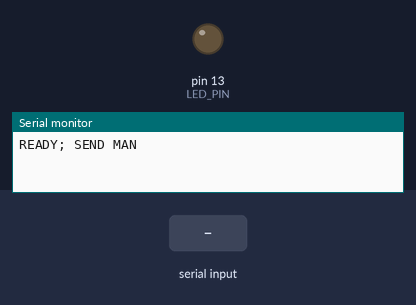
This sketch was run on a simulated Arduino Mega 2560, built with avr-gcc and run on an emulated ATmega2560. Parts: output pins drawn as LEDs (lit = HIGH), the last lines printed to the serial monitor. The test bench sets the inputs (shaded band).

Above: at 1.2 s.
1.3 s: "LEDON\n" received over Serial
At 2.5 s:
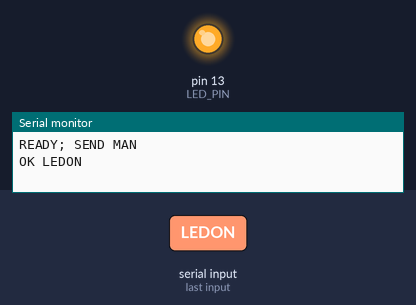
2.8 s: "LEDOFF\n" received over Serial
At 3.6 s:
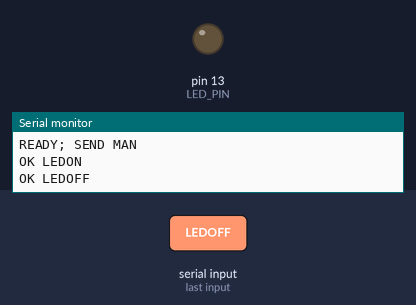
Timing chart, 0 to 5.8 s (numbered marks = the images above; inputs shaded):
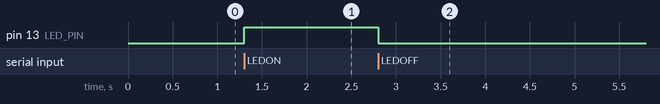

The sketch:

arduino_mega_led_agent.ino
```cpp
const uint8_t LED_PIN = 13;

String commandBuffer;

void printManual() {
  Serial.println(F("MAN-BEGIN"));
  Serial.println(F("DEVICE: Arduino Mega LED controller"));
  Serial.println(F("BAUD: 115200"));
  Serial.println(F("OUTPUT: built-in LED on digital pin 13"));
  Serial.println(F("COMMAND LEDON: set pin 13 HIGH and turn the LED on"));
  Serial.println(F("COMMAND LEDOFF: set pin 13 LOW and turn the LED off"));
  Serial.println(F("COMMAND MAN: return this firmware operation manual"));
  Serial.println(F("RULE: commands are case-insensitive and end with LF or CRLF"));
  Serial.println(F("RESPONSE LEDON: OK LEDON"));
  Serial.println(F("RESPONSE LEDOFF: OK LEDOFF"));
  Serial.println(F("RESPONSE UNKNOWN: ERROR UNKNOWN COMMAND; USE MAN"));
  Serial.println(F("MAN-END"));
}

void executeCommand(String command) {
  command.trim();
  command.toUpperCase();

  if (command == "LEDON") {
    digitalWrite(LED_PIN, HIGH);
    Serial.println(F("OK LEDON"));
  } else if (command == "LEDOFF") {
    digitalWrite(LED_PIN, LOW);
    Serial.println(F("OK LEDOFF"));
  } else if (command == "MAN") {
    printManual();
  } else if (command.length() > 0) {
    Serial.println(F("ERROR UNKNOWN COMMAND; USE MAN"));
  }
}

void setup() {
  pinMode(LED_PIN, OUTPUT);
  digitalWrite(LED_PIN, LOW);
  Serial.begin(115200);
  commandBuffer.reserve(32);
  Serial.println(F("READY; SEND MAN"));
}

void loop() {
  while (Serial.available() > 0) {
    const char received = static_cast<char>(Serial.read());
    if (received == '\n') {
      executeCommand(commandBuffer);
      commandBuffer = "";
    } else if (received != '\r') {
      if (commandBuffer.length() < 31) {
        commandBuffer += received;
      } else {
        commandBuffer = "";
        Serial.println(F("ERROR COMMAND TOO LONG"));
      }
    }
  }
}
```

Measured:
- after the input at 1.3 s, pin 13 (LED_PIN): LOW → HIGH at once
- after the input at 2.8 s, pin 13 (LED_PIN): HIGH → LOW at once
